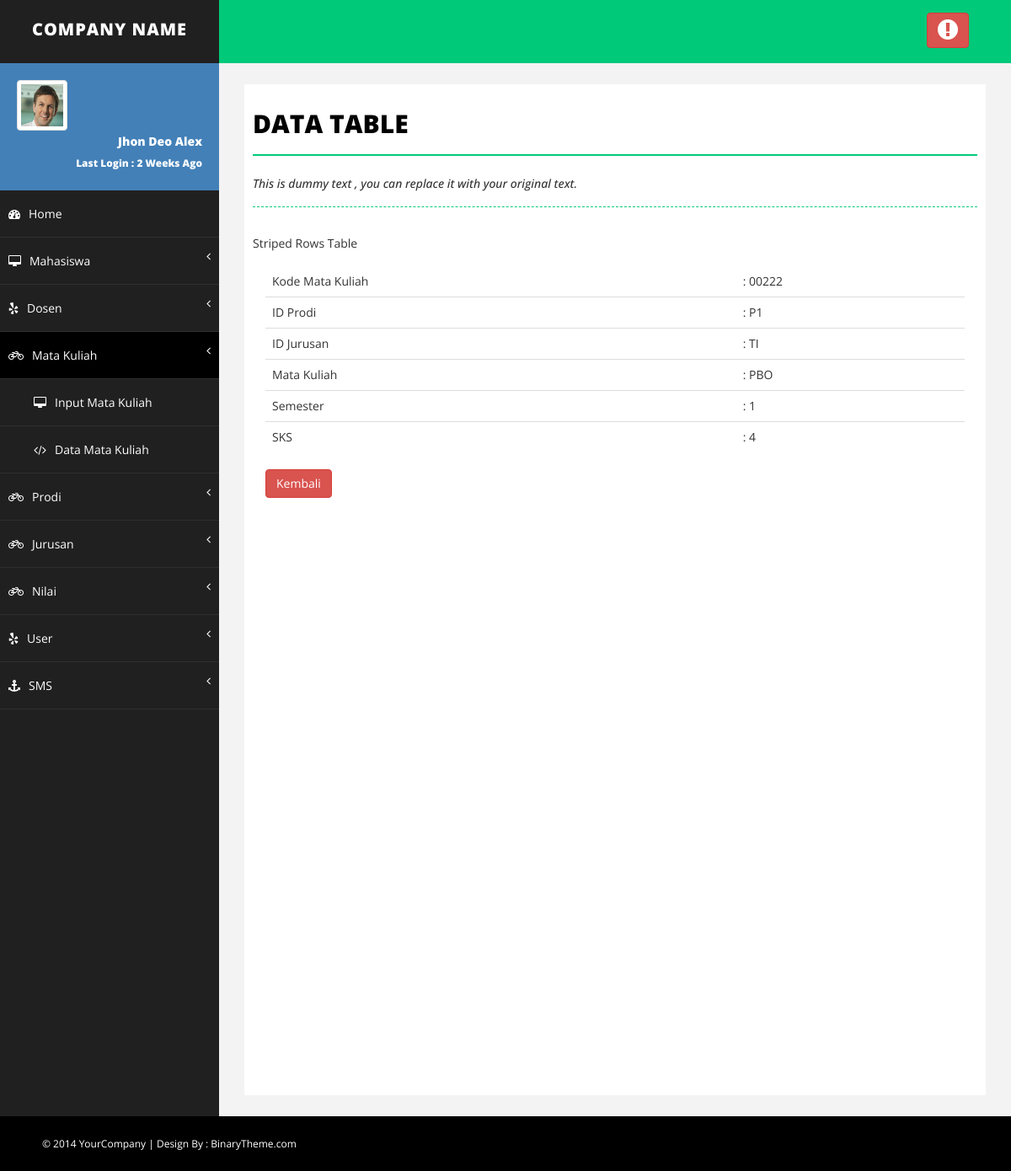
The page /detail_data_matkul.php?id=00222 (signed in) on the database its author committed.
### tables this page shows
CREATE TABLE IF NOT EXISTS `t_mata_kuliah` (
  `kode_mata_kuliah` varchar(10) NOT NULL,
  `id_prodi` varchar(10) NOT NULL,
  `id_jurusan` varchar(10) NOT NULL,
  `nama_mata_kuliah` varchar(25) NOT NULL,
  `semester` varchar(2) NOT NULL,
  `sks` int(2) NOT NULL,
  PRIMARY KEY (`kode_mata_kuliah`),
  KEY `id_prodi` (`id_prodi`),
  KEY `id_jurusan` (`id_jurusan`)
);

### detail_data_matkul.php (the view, shortened to what this page needs)
<?php
if($_SESSION['admin']!=""){
?>
<!DOCTYPE html>
<html xmlns="http://www.w3.org/1999/xhtml">
<head>
    <link href="assets/css/bootstrap.css" rel="stylesheet" />
    <link href="assets/css/font-awesome.css" rel="stylesheet" />
    <link href="assets/css/basic.css" rel="stylesheet" />
    <link href="assets/css/custom.css" rel="stylesheet" />
</head>
<body>
    <div id="wrapper">
        <nav class="navbar navbar-default navbar-cls-top " role="navigation" style="margin-bottom: 0">
            <div class="navbar-header">
                <a class="navbar-brand" href="index.html">COMPANY NAME</a>
            </div>
            <div class="header-right">
                <a href="logout.php" class="btn btn-danger" title="Logout"><i class="fa fa-exclamation-circle fa-2x"></i></a>
            </div>
        </nav>
        <nav class="navbar-default navbar-side" role="navigation">
            <div class="sidebar-collapse">
                <ul class="nav" id="main-menu">
                    <li>
                        <div class="user-img-div">
                            <img src="assets/img/user.png" class="img-thumbnail" />
                            <div class="inner-text">
                                Jhon Deo Alex
                            <br />
                                <small>Last Login : 2 Weeks Ago </small>
                            </div>
                        </div>
                    </li>
                    <li>
                        <a href="index.php"><i class="fa fa-dashboard "></i>Home</a>
                    </li>
                    <li>
                        <a href="#"><i class="fa fa-desktop "></i>Mahasiswa <span class="fa arrow"></span></a>
                    </li>
                     <li>
                        <a href="#"><i class="fa fa-yelp "></i>Dosen <span class="fa arrow"></span></a>
                    </li>
					<li>
                        <a href="#" class="active-menu-top"><i class="fa fa-bicycle "></i>Mata Kuliah <span class="fa arrow"></span></a>
                         <ul class="nav nav-second-level collapse in">
                             <li>
                                <a href="input_data_matkul.php"><i class="fa fa-desktop "></i>Input Mata Kuliah </a>
                            </li>
                             <li>
                                <a href="show_data_matkul.php"><i class="fa fa-code "></i>Data Mata Kuliah</a>
                            </li>
                        </ul>
                    </li>
					<li>
                        <a href="#"><i class="fa fa-bicycle "></i>Prodi<span class="fa arrow"></span></a>
                    </li>
					<li>
                        <a href="#"><i class="fa fa-bicycle "></i>Jurusan <span class="fa arrow"></span></a>
                    </li>
					<li>
                        <a href="#"><i class="fa fa-bicycle "></i>Nilai <span class="fa arrow"></span></a>
                    </li>
					<li>
                    <a href="#"><i class="fa fa-yelp "></i>User <span class="fa arrow"></span></a>
                    </li>
					<li>
                        <a href="#.php"><i class="fa fa-anchor "></i>SMS<span class="fa arrow"></span></a>
                    </li>
                </ul>
            </div>
        </nav>
        <div id="page-wrapper">
            <div id="page-inner">
                <div class="row">
                    <div class="col-md-12">
                        <h1 class="page-head-line">Data Table</h1>
                        <h1 class="page-subhead-line">This is dummy text , you can replace it with your original text. </h1>
                    </div>
                </div>
							<?php
									$id = $_GET['id'];
									$tampil=mysql_query("SELECT * FROM t_mata_kuliah WHERE kode_mata_kuliah='$id'");
									$data=mysql_fetch_array($tampil);
									?>
                            Striped Rows Table
                            <div class="panel-body">
                            <div class="table-responsive">
                                <table class="table table-striped">
                                    <thead>
										<tr>
                                        <td>Kode Mata Kuliah</td>
										<td>: <?php echo"$data[kode_mata_kuliah]";?></td>
										</tr>
										<tr>
                                        <td>ID Prodi</td>
										<td>: <?php echo"$data[id_prodi]";?></td>
										</tr>
										<tr>
                                        <td>ID Jurusan</td>
										<td>: <?php echo"$data[id_jurusan]";?></td>
										</tr>
										<tr>
                                        <td>Mata Kuliah</td>
										<td>: <?php echo"$data[nama_mata_kuliah]";?></td>
										</tr>
										<tr>
                                        <td>Semester</td>
										<td>: <?php echo"$data[semester]";?></td>
										</tr>
										<tr>
                                        <td>SKS</td>
										<td>: <?php echo"$data[sks]";?></td>
										</tr>
                                    </thead>
                                </table>
								<input type="button" value="Kembali" onclick="history.back(-1)" class="btn btn-danger">
                            </div>
                        </div>
                    </div>
            </div>
        </div>
    <div id="footer-sec">
        &copy; 2014 YourCompany | Design By : <a href="http://www.binarytheme.com/" target="_blank">BinaryTheme.com</a>
    </div>
</body>
</html>
<?php
	}else{
		header("location: login.php");
	}
?>

### assets/css/basic.css (style rules this page uses)
body { font-family: 'Open Sans', sans-serif; line-height:25px; }
#wrapper { width: 100%; background: #202020; }
#page-wrapper { padding: 15px 15px; min-height: 600px; background: #F3F3F3; }
#page-inner { width: 100%; margin: 10px 20px 10px 0px; background-color: #fff!important; padding: 10px; min-height: 1200px; }
.page-head-line { font-size: 30px; text-transform: uppercase; color: #000; font-weight: 800; padding-bottom: 20px; border-bottom: 2px solid #00CA79; margin-bottom: 10px; }
.page-subhead-line { font-size: 14px; padding-top: 5px; padding-bottom: 20px; font-style:italic; margin-bottom:30px; border-bottom:1px dashed #00CA79; }
.navbar-cls-top .navbar-brand { color: #fff; background: #202020; width: 260px; text-align: center; height: 75px; font-size: 20px; letter-spacing: 1px; font-weight: 900; padding-top: 25px; text-transform:uppercase; }
.header-right { color: #fff; padding: 15px 50px 5px 50px; float: right; font-size: 16px; }
.user-img-div { min-height: 140px; padding: 20px; background-color: #4380B8; }
.user-img-div img { max-height: 60px; }
.user-img-div .inner-text { text-align: right; position: relative; color: #fff; font-weight: 800; line-height: 25px; }
.active-menu-top { background-color: #000!important; }
.arrow { float: right; }
.fa.arrow:before { content: "\f104"; }
.nav-second-level li, .nav-third-level li { border-bottom: none !important; }
.nav-second-level li a { padding-left: 37px; }
.sidebar-collapse, .sidebar-collapse .nav { background: none; }
.sidebar-collapse .nav { padding: 0; }
.sidebar-collapse .nav > li > a { color: #fff; background: #202020; text-shadow: none; padding: 15px 40px; border-bottom: 1px solid #2F2E31; }
.sidebar-collapse > .nav > li > a { padding: 15px 10px; }
.nav-second-level > li:last-child > a:after, .nav-third-level > li:last-child > a:after { height: 50%; }
.navbar-side { border: none; background-color: #202020; }
.navbar-cls-top { background: #00CA79; border-bottom: none; }
.navbar-default { border: 0px solid black; }
.navbar-header { background: #000000; }
.nav > li > a > i { margin-right: 10px; }
#footer-sec { background-color:#000; padding:20px 50px; color:#fff; font-size:12px; }
#footer-sec a { color:#fff; }
@media (min-width:768px) { #page-wrapper { margin: 0 0 0 260px; padding: 15px 30px; min-height: 1200px; } }
@media (min-width:768px) { .navbar-side { z-index: 1; position: absolute; width: 260px; } }
@media (min-width:768px) { .navbar { border-radius: 0px; } }

### rows shown on the page
t_mata_kuliah: kode_mata_kuliah "00222", id_prodi "P1", id_jurusan "TI", nama_mata_kuliah "PBO", semester "1", sks "4"
